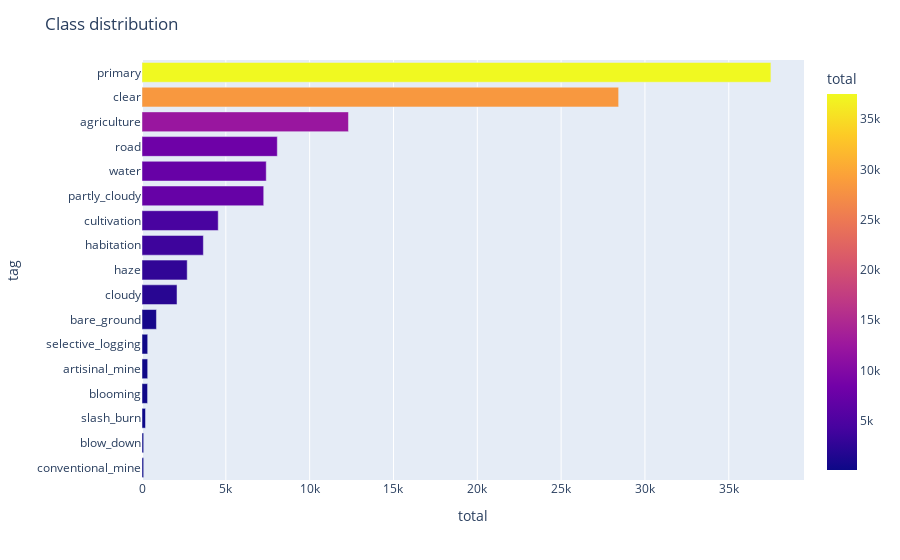

Notebook source saved alongside this figure:
### Code cell
df_class["list_tags"] = df_class.tags.str.split(" ")
row_tags = df_class.list_tags.values
tags = [tag for row in row_tags for tag in row]
counter_tags = Counter(tags)
df_tags = pd.DataFrame(
    {"tag": counter_tags.keys(), "total": counter_tags.values()}
).sort_values("total")

fig = px.bar(df_tags, x="total", y="tag", orientation="h", 
             color="total",
)
fig.update_layout(title="Class distribution")
fig.show()

### Figure 1 — Plotly figure (JSON) as saved in the notebook; plotly's stock layout.template omitted (floating-point values rounded to 4 significant figures)
{"data": [{"alignmentgroup": "True", "hovertemplate": "total=%{marker.color}<br>tag=%{y}<extra></extra>", "legendgroup": "", "marker": {"color": [100, 101, 209, 332, 339, 340, 862, 2089, 2697, 3660, 4547, 7261, 7411, 8071, 12315, 28431, 37513], "coloraxis": "coloraxis", "pattern": {"shape": ""}}, "name": "", "offsetgroup": "", "orientation": "h", "showlegend": false, "textposition": "auto", "type": "bar", "x": [100, 101, 209, 332, 339, 340, 862, 2089, 2697, 3660, 4547, 7261, 7411, 8071, 12315, 28431, 37513], "xaxis": "x", "y": ["conventional_mine", "blow_down", "slash_burn", "blooming", "artisinal_mine", "selective_logging", "bare_ground", "cloudy", "haze", "habitation", "cultivation", "partly_cloudy", "water", "road", "agriculture", "clear", "primary"], "yaxis": "y"}], "layout": {"barmode": "relative", "coloraxis": {"colorbar": {"title": {"text": "total"}}, "colorscale": [[0, "#0d0887"], [0.1111, "#46039f"], [0.2222, "#7201a8"], [0.3333, "#9c179e"], [0.4444, "#bd3786"], [0.5556, "#d8576b"], [0.6667, "#ed7953"], [0.7778, "#fb9f3a"], [0.8889, "#fdca26"], [1, "#f0f921"]]}, "legend": {"tracegroupgap": 0}, "margin": {"t": 60}, "title": {"text": "Class distribution"}, "xaxis": {"anchor": "y", "domain": [0, 1], "title": {"text": "total"}}, "yaxis": {"anchor": "x", "domain": [0, 1], "title": {"text": "tag"}}}}
